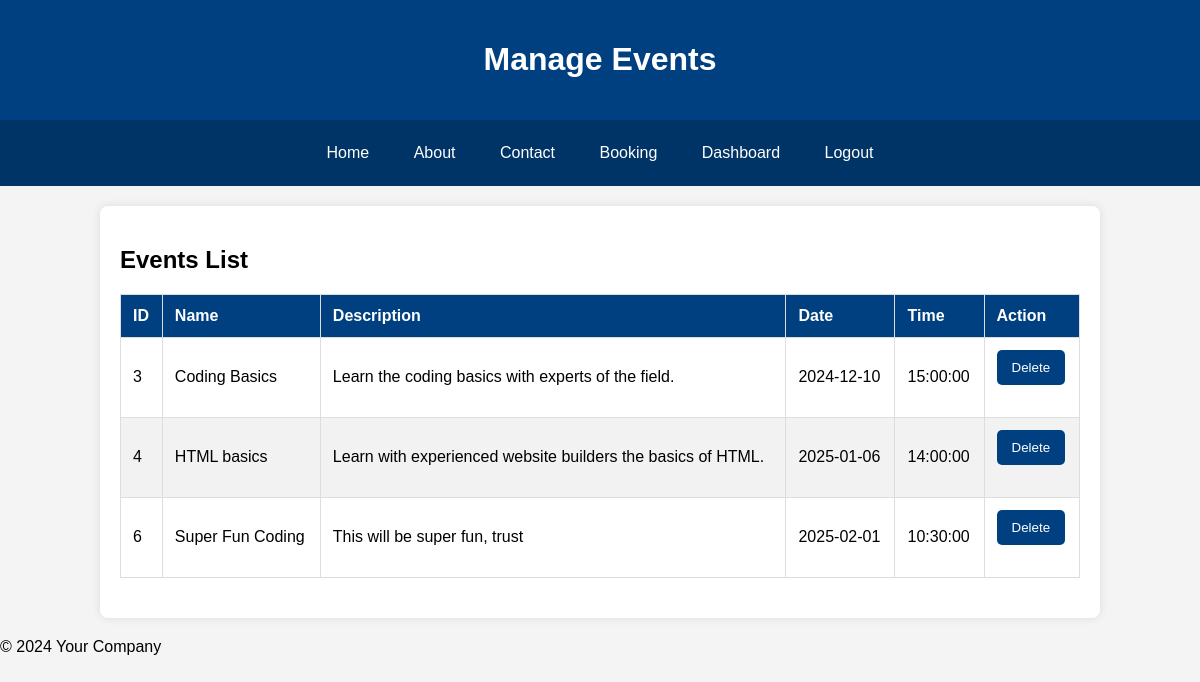
Page /manage_events (signed in) on the earlier database version.
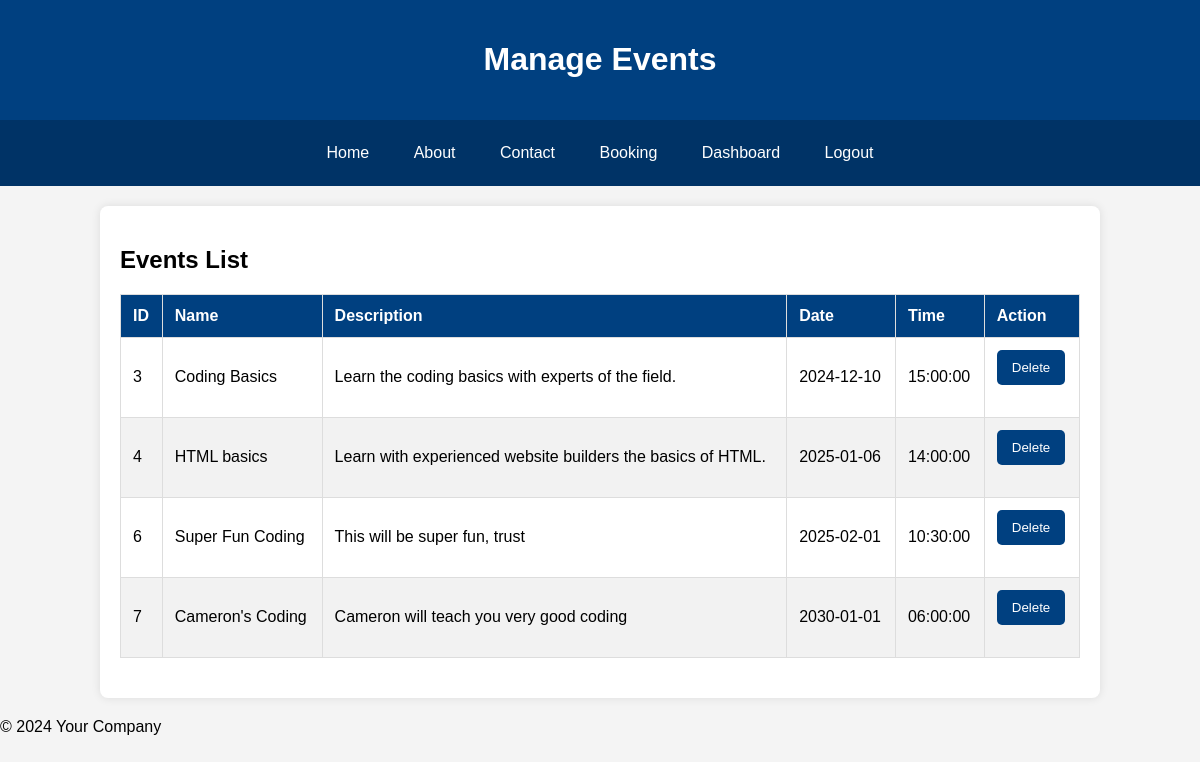
Same page on the later database version.
### app.py (models this page shows, shortened)
class Event(db.Model):
    id = db.Column(db.Integer, primary_key=True)
    name = db.Column(db.String(100), nullable=False)
    description = db.Column(db.Text, nullable=False)
    date = db.Column(db.Date, nullable=False)
    time = db.Column(db.Time, nullable=False)

### app.py (the view)
@app.route('/manage_events')
@login_required
def manage_events():
    if current_user.role != 'admin':  # Ensure only admin can access
        return redirect(url_for('home'))
    events = Event.query.all()
    return render_template('manage_events.html', events=events)

### app.py (called while the page is built)
@login_manager.user_loader
def load_user(user_id):
    return Login.query.get(int(user_id))

### templates/manage_events.html (shortened to what this page needs)
<!DOCTYPE html>
<html lang="en">
<head>
    <link rel="stylesheet" type="text/css" href="{{ url_for('static', filename='admin.css') }}">
</head>
<body>
    <header>
        <h1>Manage Events</h1>
    </header>
    <div class="navbar">
        <a href="{{ url_for('home') }}">Home</a>
        <a href="{{ url_for('about') }}">About</a>
        <a href="{{ url_for('contact') }}">Contact</a>
        <a href="{{ url_for('booking') }}">Booking</a>
        <a href="{{ url_for('admin_dashboard') }}">Dashboard</a>
        <a href="{{ url_for('logout') }}">Logout</a>
    </div>
    <div class="container">
        <h2>Events List</h2>
        <table>
            <thead>
                <tr>
                    <th>ID</th>
                    <th>Name</th>
                    <th>Description</th>
                    <th>Date</th>
                    <th>Time</th>
                    <th>Action</th>
                </tr>
            </thead>
            <tbody>
                {% for event in events %}
                    <tr>
                        <td>{{ event.id }}</td>
                        <td>{{ event.name }}</td>
                        <td>{{ event.description }}</td>
                        <td>{{ event.date }}</td>
                        <td>{{ event.time }}</td>
                        <td>
                            <form method="POST" action="{{ url_for('delete_event', event_id=event.id) }}">
                                <button type="submit">Delete</button>
                            </form>
                        </td>
                    </tr>
                {% endfor %}
            </tbody>
        </table>
    </div>
    <div class="footer">
        <p>&copy; 2024 Your Company</p>
    </div>
</body>
</html>

Differences in the rows shown:
added Event: id "7", name "Cameron's Coding", description "Cameron will teach you very good coding", date "2030-01-01", time "06:00:00"
